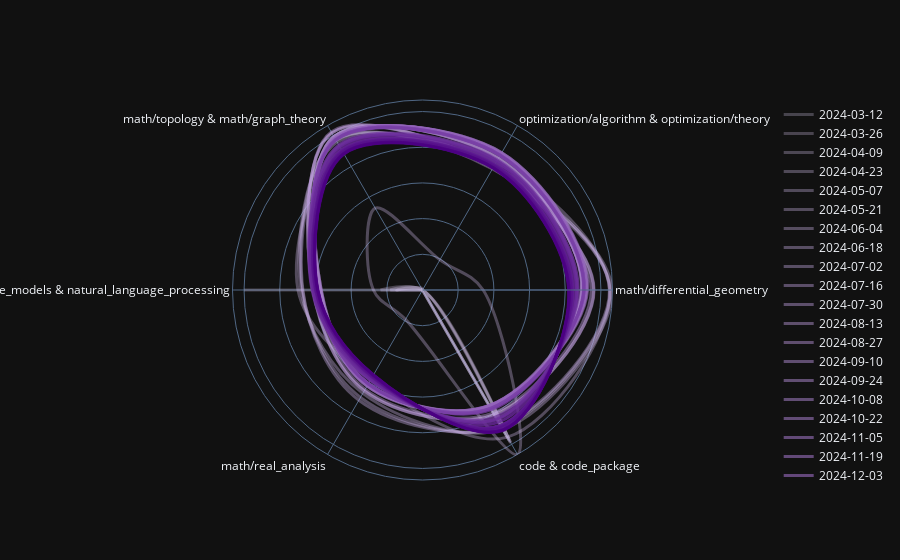

Here is the notebook cell this chart was saved with:
### Code cell
focus_chladni(
    instances,
    "tags",
    "inferred_date",
    ts_delta="2w",
    groups=[
        ["code", "code_package"],
        ["large_language_models", "natural_language_processing"],
        ["math/topology", "math/graph_theory"],
        ["optimization/algorithm", "optimization/theory"],
        "math/differential_geometry",
        "math/real_analysis",
    ],
).show()

### Figure 1 — Plotly figure (JSON) as saved in the notebook; plotly's stock layout.template omitted (floating-point values rounded to 4 significant figures)
{"data": [{"line": {"color": "rgba(232, 217, 255, 0.250)", "shape": "spline", "width": 3}, "mode": "lines", "name": "2024-03-12", "r": [0.0, 0.0, 0.0, 1.0, 0.0, 0.0, 0.0], "theta": ["math/differential_geometry", "optimization/algorithm & optimization/theory", "math/topology & math/graph_theory", "large_language_models & natural_language_processing", "math/real_analysis", "code & code_package", "math/differential_geometry"], "type": "scatterpolar"}, {"line": {"color": "rgba(227, 211, 251, 0.268)", "shape": "spline", "width": 3}, "mode": "lines", "name": "2024-03-26", "r": [0.0, 0.0, 0.0, 0.2346, 0.0, 0.9721, 0.0], "theta": ["math/differential_geometry", "optimization/algorithm & optimization/theory", "math/topology & math/graph_theory", "large_language_models & natural_language_processing", "math/real_analysis", "code & code_package", "math/differential_geometry"], "type": "scatterpolar"}, {"line": {"color": "rgba(223, 205, 248, 0.287)", "shape": "spline", "width": 3}, "mode": "lines", "name": "2024-04-09", "r": [0.0, 0.0, 0.0, 0.1805, 0.0, 0.9836, 0.0], "theta": ["math/differential_geometry", "optimization/algorithm & optimization/theory", "math/topology & math/graph_theory", "large_language_models & natural_language_processing", "math/real_analysis", "code & code_package", "math/differential_geometry"], "type": "scatterpolar"}, {"line": {"color": "rgba(219, 199, 245, 0.305)", "shape": "spline", "width": 3}, "mode": "lines", "name": "2024-04-23", "r": [0.0, 0.0, 0.01384, 0.1453, 0.0, 0.9893, 0.0], "theta": ["math/differential_geometry", "optimization/algorithm & optimization/theory", "math/topology & math/graph_theory", "large_language_models & natural_language_processing", "math/real_analysis", "code & code_package", "math/differential_geometry"], "type": "scatterpolar"}, {"line": {"color": "rgba(215, 194, 241, 0.324)", "shape": "spline", "width": 3}, "mode": "lines", "name": "2024-05-07", "r": [0.3399, 0.195, 0.5299, 0.2749, 0.19, 1.065, 0.3399], "theta": ["math/differential_geometry", "optimization/algorithm & optimization/theory", "math/topology & math/graph_theory", "large_language_models & natural_language_processing", "math/real_analysis", "code & code_package", "math/differential_geometry"], "type": "scatterpolar"}, {"line": {"color": "rgba(211, 188, 238, 0.342)", "shape": "spline", "width": 3}, "mode": "lines", "name": "2024-05-21", "r": [1.049, 0.8237, 0.9044, 0.6979, 0.5816, 0.9519, 1.049], "theta": ["math/differential_geometry", "optimization/algorithm & optimization/theory", "math/topology & math/graph_theory", "large_language_models & natural_language_processing", "math/real_analysis", "code & code_package", "math/differential_geometry"], "type": "scatterpolar"}, {"line": {"color": "rgba(207, 182, 235, 0.361)", "shape": "spline", "width": 3}, "mode": "lines", "name": "2024-06-04", "r": [1.063, 0.7898, 0.9683, 0.6811, 0.6688, 0.9006, 1.063], "theta": ["math/differential_geometry", "optimization/algorithm & optimization/theory", "math/topology & math/graph_theory", "large_language_models & natural_language_processing", "math/real_analysis", "code & code_package", "math/differential_geometry"], "type": "scatterpolar"}, {"line": {"color": "rgba(203, 177, 231, 0.379)", "shape": "spline", "width": 3}, "mode": "lines", "name": "2024-06-18", "r": [1.052, 0.7839, 0.9713, 0.6731, 0.6952, 0.8887, 1.052], "theta": ["math/differential_geometry", "optimization/algorithm & optimization/theory", "math/topology & math/graph_theory", "large_language_models & natural_language_processing", "math/real_analysis", "code & code_package", "math/differential_geometry"], "type": "scatterpolar"}, {"line": {"color": "rgba(198, 171, 228, 0.397)", "shape": "spline", "width": 3}, "mode": "lines", "name": "2024-07-02", "r": [1.047, 0.8031, 0.9575, 0.6702, 0.7132, 0.8813, 1.047], "theta": ["math/differential_geometry", "optimization/algorithm & optimization/theory", "math/topology & math/graph_theory", "large_language_models & natural_language_processing", "math/real_analysis", "code & code_package", "math/differential_geometry"], "type": "scatterpolar"}, {"line": {"color": "rgba(194, 165, 225, 0.416)", "shape": "spline", "width": 3}, "mode": "lines", "name": "2024-07-16", "r": [0.9613, 0.7922, 1.016, 0.6142, 0.6533, 0.8064, 0.9613], "theta": ["math/differential_geometry", "optimization/algorithm & optimization/theory", "math/topology & math/graph_theory", "large_language_models & natural_language_processing", "math/real_analysis", "code & code_package", "math/differential_geometry"], "type": "scatterpolar"}, {"line": {"color": "rgba(190, 159, 222, 0.434)", "shape": "spline", "width": 3}, "mode": "lines", "name": "2024-07-30", "r": [0.9593, 0.7923, 1.016, 0.6129, 0.652, 0.8065, 0.9593], "theta": ["math/differential_geometry", "optimization/algorithm & optimization/theory", "math/topology & math/graph_theory", "large_language_models & natural_language_processing", "math/real_analysis", "code & code_package", "math/differential_geometry"], "type": "scatterpolar"}, {"line": {"color": "rgba(186, 154, 218, 0.453)", "shape": "spline", "width": 3}, "mode": "lines", "name": "2024-08-13", "r": [0.9457, 0.7898, 1.023, 0.6042, 0.6427, 0.7951, 0.9457], "theta": ["math/differential_geometry", "optimization/algorithm & optimization/theory", "math/topology & math/graph_theory", "large_language_models & natural_language_processing", "math/real_analysis", "code & code_package", "math/differential_geometry"], "type": "scatterpolar"}, {"line": {"color": "rgba(182, 148, 215, 0.471)", "shape": "spline", "width": 3}, "mode": "lines", "name": "2024-08-27", "r": [0.8969, 0.8521, 0.9933, 0.573, 0.6129, 0.7574, 0.8969], "theta": ["math/differential_geometry", "optimization/algorithm & optimization/theory", "math/topology & math/graph_theory", "large_language_models & natural_language_processing", "math/real_analysis", "code & code_package", "math/differential_geometry"], "type": "scatterpolar"}, {"line": {"color": "rgba(178, 142, 212, 0.489)", "shape": "spline", "width": 3}, "mode": "lines", "name": "2024-09-10", "r": [0.896, 0.8512, 0.9923, 0.5725, 0.6123, 0.76, 0.896], "theta": ["math/differential_geometry", "optimization/algorithm & optimization/theory", "math/topology & math/graph_theory", "large_language_models & natural_language_processing", "math/real_analysis", "code & code_package", "math/differential_geometry"], "type": "scatterpolar"}, {"line": {"color": "rgba(174, 137, 208, 0.508)", "shape": "spline", "width": 3}, "mode": "lines", "name": "2024-09-24", "r": [0.8952, 0.8505, 0.993, 0.5719, 0.6117, 0.7593, 0.8952], "theta": ["math/differential_geometry", "optimization/algorithm & optimization/theory", "math/topology & math/graph_theory", "large_language_models & natural_language_processing", "math/real_analysis", "code & code_package", "math/differential_geometry"], "type": "scatterpolar"}, {"line": {"color": "rgba(170, 131, 205, 0.526)", "shape": "spline", "width": 3}, "mode": "lines", "name": "2024-10-08", "r": [0.8907, 0.8678, 0.9836, 0.5677, 0.6068, 0.752, 0.8907], "theta": ["math/differential_geometry", "optimization/algorithm & optimization/theory", "math/topology & math/graph_theory", "large_language_models & natural_language_processing", "math/real_analysis", "code & code_package", "math/differential_geometry"], "type": "scatterpolar"}, {"line": {"color": "rgba(165, 125, 202, 0.545)", "shape": "spline", "width": 3}, "mode": "lines", "name": "2024-10-22", "r": [0.891, 0.8798, 0.9763, 0.5677, 0.608, 0.7479, 0.891], "theta": ["math/differential_geometry", "optimization/algorithm & optimization/theory", "math/topology & math/graph_theory", "large_language_models & natural_language_processing", "math/real_analysis", "code & code_package", "math/differential_geometry"], "type": "scatterpolar"}, {"line": {"color": "rgba(161, 119, 199, 0.563)", "shape": "spline", "width": 3}, "mode": "lines", "name": "2024-11-05", "r": [0.9208, 0.888, 0.977, 0.5806, 0.6211, 0.7538, 0.9208], "theta": ["math/differential_geometry", "optimization/algorithm & optimization/theory", "math/topology & math/graph_theory", "large_language_models & natural_language_processing", "math/real_analysis", "code & code_package", "math/differential_geometry"], "type": "scatterpolar"}, {"line": {"color": "rgba(157, 114, 195, 0.582)", "shape": "spline", "width": 3}, "mode": "lines", "name": "2024-11-19", "r": [0.9255, 0.8885, 0.9764, 0.5908, 0.6216, 0.7543, 0.9255], "theta": ["math/differential_geometry", "optimization/algorithm & optimization/theory", "math/topology & math/graph_theory", "large_language_models & natural_language_processing", "math/real_analysis", "code & code_package", "math/differential_geometry"], "type": "scatterpolar"}, {"line": {"color": "rgba(153, 108, 192, 0.600)", "shape": "spline", "width": 3}, "mode": "lines", "name": "2024-12-03", "r": [0.9179, 0.8812, 0.9822, 0.5905, 0.6165, 0.7496, 0.9179], "theta": ["math/differential_geometry", "optimization/algorithm & optimization/theory", "math/topology & math/graph_theory", "large_language_models & natural_language_processing", "math/real_analysis", "code & code_package", "math/differential_geometry"], "type": "scatterpolar"}, {"line": {"color": "rgba(149, 102, 189, 0.618)", "shape": "spline", "width": 3}, "mode": "lines", "name": "2024-12-17", "r": [0.9154, 0.8834, 0.981, 0.5889, 0.6149, 0.7476, 0.9154], "theta": ["math/differential_geometry", "optimization/algorithm & optimization/theory", "math/topology & math/graph_theory", "large_language_models & natural_language_processing", "math/real_analysis", "code & code_package", "math/differential_geometry"], "type": "scatterpolar"}, {"line": {"color": "rgba(145, 97, 185, 0.637)", "shape": "spline", "width": 3}, "mode": "lines", "name": "2024-12-31", "r": [0.9142, 0.8808, 0.9825, 0.5877, 0.6135, 0.7487, 0.9142], "theta": ["math/differential_geometry", "optimization/algorithm & optimization/theory", "math/topology & math/graph_theory", "large_language_models & natural_language_processing", "math/real_analysis", "code & code_package", "math/differential_geometry"], "type": "scatterpolar"}, {"line": {"color": "rgba(141, 91, 182, 0.655)", "shape": "spline", "width": 3}, "mode": "lines", "name": "2025-01-14", "r": [0.9069, 0.8738, 0.9747, 0.5981, 0.6086, 0.7623, 0.9069], "theta": ["math/differential_geometry", "optimization/algorithm & optimization/theory", "math/topology & math/graph_theory", "large_language_models & natural_language_processing", "math/real_analysis", "code & code_package", "math/differential_geometry"], "type": "scatterpolar"}, {"line": {"color": "rgba(136, 85, 179, 0.674)", "shape": "spline", "width": 3}, "mode": "lines", "name": "2025-01-28", "r": [0.9061, 0.873, 0.9738, 0.5975, 0.6081, 0.7646, 0.9061], "theta": ["math/differential_geometry", "optimization/algorithm & optimization/theory", "math/topology & math/graph_theory", "large_language_models & natural_language_processing", "math/real_analysis", "code & code_package", "math/differential_geometry"], "type": "scatterpolar"}, {"line": {"color": "rgba(132, 79, 176, 0.692)", "shape": "spline", "width": 3}, "mode": "lines", "name": "2025-02-11", "r": [0.9056, 0.8726, 0.9733, 0.5972, 0.6078, 0.7657, 0.9056], "theta": ["math/differential_geometry", "optimization/algorithm & optimization/theory", "math/topology & math/graph_theory", "large_language_models & natural_language_processing", "math/real_analysis", "code & code_package", "math/differential_geometry"], "type": "scatterpolar"}, {"line": {"color": "rgba(128, 74, 172, 0.711)", "shape": "spline", "width": 3}, "mode": "lines", "name": "2025-02-25", "r": [0.9056, 0.8726, 0.9733, 0.5972, 0.6078, 0.7657, 0.9056], "theta": ["math/differential_geometry", "optimization/algorithm & optimization/theory", "math/topology & math/graph_theory", "large_language_models & natural_language_processing", "math/real_analysis", "code & code_package", "math/differential_geometry"], "type": "scatterpolar"}, {"line": {"color": "rgba(124, 68, 169, 0.729)", "shape": "spline", "width": 3}, "mode": "lines", "name": "2025-03-11", "r": [0.9056, 0.8726, 0.9733, 0.5972, 0.6078, 0.7657, 0.9056], "theta": ["math/differential_geometry", "optimization/algorithm & optimization/theory", "math/topology & math/graph_theory", "large_language_models & natural_language_processing", "math/real_analysis", "code & code_package", "math/differential_geometry"], "type": "scatterpolar"}, {"line": {"color": "rgba(120, 62, 166, 0.747)", "shape": "spline", "width": 3}, "mode": "lines", "name": "2025-03-25", "r": [0.902, 0.869, 0.9694, 0.5963, 0.6053, 0.7746, 0.902], "theta": ["math/differential_geometry", "optimization/algorithm & optimization/theory", "math/topology & math/graph_theory", "large_language_models & natural_language_processing", "math/real_analysis", "code & code_package", "math/differential_geometry"], "type": "scatterpolar"}, {"line": {"color": "rgba(116, 57, 162, 0.766)", "shape": "spline", "width": 3}, "mode": "lines", "name": "2025-04-08", "r": [0.873, 0.8411, 0.9383, 0.6193, 0.5859, 0.8208, 0.873], "theta": ["math/differential_geometry", "optimization/algorithm & optimization/theory", "math/topology & math/graph_theory", "large_language_models & natural_language_processing", "math/real_analysis", "code & code_package", "math/differential_geometry"], "type": "scatterpolar"}, {"line": {"color": "rgba(112, 51, 159, 0.784)", "shape": "spline", "width": 3}, "mode": "lines", "name": "2025-04-22", "r": [0.8666, 0.835, 0.9314, 0.6147, 0.5816, 0.8335, 0.8666], "theta": ["math/differential_geometry", "optimization/algorithm & optimization/theory", "math/topology & math/graph_theory", "large_language_models & natural_language_processing", "math/real_analysis", "code & code_package", "math/differential_geometry"], "type": "scatterpolar"}, {"line": {"color": "rgba(108, 45, 156, 0.803)", "shape": "spline", "width": 3}, "mode": "lines", "name": "2025-05-06", "r": [0.8637, 0.8321, 0.9282, 0.6155, 0.5796, 0.8378, 0.8637], "theta": ["math/differential_geometry", "optimization/algorithm & optimization/theory", "math/topology & math/graph_theory", "large_language_models & natural_language_processing", "math/real_analysis", "code & code_package", "math/differential_geometry"], "type": "scatterpolar"}, {"line": {"color": "rgba(103, 39, 153, 0.821)", "shape": "spline", "width": 3}, "mode": "lines", "name": "2025-05-20", "r": [0.8537, 0.8225, 0.9176, 0.6098, 0.5729, 0.8552, 0.8537], "theta": ["math/differential_geometry", "optimization/algorithm & optimization/theory", "math/topology & math/graph_theory", "large_language_models & natural_language_processing", "math/real_analysis", "code & code_package", "math/differential_geometry"], "type": "scatterpolar"}, {"line": {"color": "rgba(99, 34, 149, 0.839)", "shape": "spline", "width": 3}, "mode": "lines", "name": "2025-06-03", "r": [0.8416, 0.8109, 0.9045, 0.6012, 0.5648, 0.8752, 0.8416], "theta": ["math/differential_geometry", "optimization/algorithm & optimization/theory", "math/topology & math/graph_theory", "large_language_models & natural_language_processing", "math/real_analysis", "code & code_package", "math/differential_geometry"], "type": "scatterpolar"}, {"line": {"color": "rgba(95, 28, 146, 0.858)", "shape": "spline", "width": 3}, "mode": "lines", "name": "2025-06-17", "r": [0.8395, 0.8088, 0.9022, 0.5996, 0.5634, 0.8785, 0.8395], "theta": ["math/differential_geometry", "optimization/algorithm & optimization/theory", "math/topology & math/graph_theory", "large_language_models & natural_language_processing", "math/real_analysis", "code & code_package", "math/differential_geometry"], "type": "scatterpolar"}, {"line": {"color": "rgba(91, 22, 143, 0.876)", "shape": "spline", "width": 3}, "mode": "lines", "name": "2025-07-01", "r": [0.836, 0.8055, 0.8985, 0.5986, 0.5611, 0.8833, 0.836], "theta": ["math/differential_geometry", "optimization/algorithm & optimization/theory", "math/topology & math/graph_theory", "large_language_models & natural_language_processing", "math/real_analysis", "code & code_package", "math/differential_geometry"], "type": "scatterpolar"}, {"line": {"color": "rgba(87, 17, 139, 0.895)", "shape": "spline", "width": 3}, "mode": "lines", "name": "2025-07-15", "r": [0.8317, 0.8013, 0.8939, 0.5955, 0.5581, 0.8897, 0.8317], "theta": ["math/differential_geometry", "optimization/algorithm & optimization/theory", "math/topology & math/graph_theory", "large_language_models & natural_language_processing", "math/real_analysis", "code & code_package", "math/differential_geometry"], "type": "scatterpolar"}, {"line": {"color": "rgba(83, 11, 136, 0.913)", "shape": "spline", "width": 3}, "mode": "lines", "name": "2025-07-29", "r": [0.8218, 0.7918, 0.8832, 0.5884, 0.5515, 0.9037, 0.8218], "theta": ["math/differential_geometry", "optimization/algorithm & optimization/theory", "math/topology & math/graph_theory", "large_language_models & natural_language_processing", "math/real_analysis", "code & code_package", "math/differential_geometry"], "type": "scatterpolar"}, {"line": {"color": "rgba(79, 5, 133, 0.932)", "shape": "spline", "width": 3}, "mode": "lines", "name": "2025-08-12", "r": [0.8218, 0.7918, 0.8832, 0.5884, 0.5515, 0.9037, 0.8218], "theta": ["math/differential_geometry", "optimization/algorithm & optimization/theory", "math/topology & math/graph_theory", "large_language_models & natural_language_processing", "math/real_analysis", "code & code_package", "math/differential_geometry"], "type": "scatterpolar"}, {"line": {"color": "rgba(75, 0, 130, 0.950)", "shape": "spline", "width": 3}, "mode": "lines", "name": "2025-08-26", "r": [0.819, 0.7891, 0.8803, 0.5864, 0.5497, 0.9075, 0.819], "theta": ["math/differential_geometry", "optimization/algorithm & optimization/theory", "math/topology & math/graph_theory", "large_language_models & natural_language_processing", "math/real_analysis", "code & code_package", "math/differential_geometry"], "type": "scatterpolar"}], "layout": {"polar": {"angularaxis": {"layer": "below traces"}, "radialaxis": {"showticklabels": false, "tick0": 0}}}}
